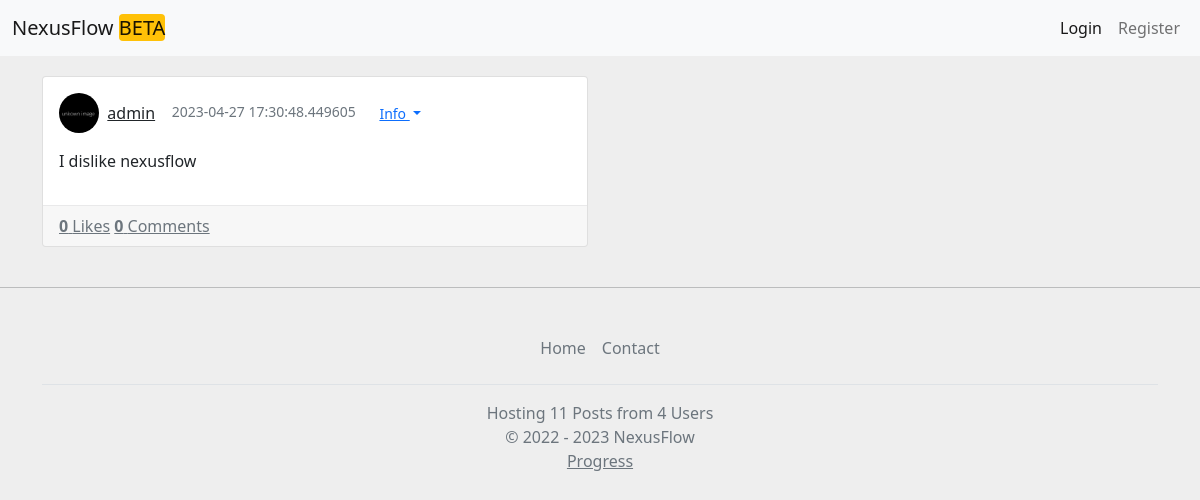
/p/ae015812-6bf9-42d4-81f6-9f0557147a18, run on the app's committed database.
### app.py (models this page shows)
class Serializer(object):
	def serialize(self):
		return {c: getattr(self, c) for c in inspect(self).attrs.keys()}
	@staticmethod
	def serialize_list(l):
		return [m.serialize() for m in l]

class Users(db.Model, Serializer):
	id = db.Column(db.Integer, primary_key=True)
	public_id = db.Column(db.String())
	ip = db.Column(db.String(), default="")
	email = db.Column(db.String(), default="")
	bio = db.Column(db.String(150), default="")
	name = db.Column(db.String(50))
	password = db.Column(db.String(500))
	pfpurl = db.Column(db.String(150))
	likedposts = db.Column(db.String(), default="")
	followers = db.Column(db.String(), default="")
	followercount = db.Column(db.Integer, default=0)
	followingcount = db.Column(db.Integer, default=0)
	following = db.Column(db.String(), default="")
	blocked = db.Column(db.String(), default="")
	posts = db.Column(db.String(), default="")
	algmod = db.Column(db.Integer, default=0)
	postallow = db.Column(db.Boolean, default=False)
	admin = db.Column(db.Boolean, default=False)

class Posts(db.Model):
	id = db.Column(db.Integer, primary_key=True, autoincrement=True)
	pub_id = db.Column(db.String(75))
	date_created = db.Column(db.DateTime, default=datetime.utcnow)
	content = db.Column(db.String(750))
	parentpost = db.Column(db.String())
	creator = db.Column(db.String(50))
	subpost = db.Column(db.String())
	likes = db.Column(db.Integer)
	comments = db.Column(db.Integer)
	sent = db.Column(db.Float)
	del_allow = db.Column(db.Boolean)
	isreply = db.Column(db.Boolean)
	edited = db.Column(db.Boolean)

### app.py (the view, shortened to what this page needs)
@app.route('/p/<string:post_id>')
def getpost(post_id):
	myuser = getuserfromtoken(request.cookies.get('token'))
	if myuser == None:
		myuser = {}
	try:
		post = Posts.query.filter_by(pub_id=post_id).first()
		create = Users.query.filter_by(public_id=post.creator).first()
		post = post.__dict__
		create = create.__dict__
		time = post['date_created'].strftime("%Y-%m-%d %H:%M:%S")
		subposts = post['subpost']
		sub = []
		subcreate = []
		if subposts == None:
			sub = []
		return render_template('postview.html',
		                       post=post,
		                       create=create,
		                       time=time,
		                       myuser=myuser,
		                       sub=sub,
		                       subcreate=subcreate)
	except Exception as e:
		return "Unknown Post<br>" + str(e)

### app.py (called while the page is built, shortened)
def getpostcount():
	return len(Posts.query.all())

def getusercount():
	return len(Users.query.all())

@app.context_processor
def inject_now():
	return {'now': datetime.utcnow(), 'domain': domain, 'postcount':getpostcount(), 'usercount':getusercount()}

def getuserfromtoken(token):
	if not token:
		return None

### templates/postview.html (shortened to what this page needs)
<!DOCTYPE html>
<html lang="en">
<head>
    <link href="https://cdn.jsdelivr.net/npm/bootstrap@5.0.0/dist/css/bootstrap.min.css" rel="stylesheet" >
</head>
<body>
    {% set user = myuser %}
{% include "header.html" %}
{% include 'post.html' %}
{% if myuser != {} %}
<textarea class="form-control" id="comment{{post['pub_id']}}" rows="3" placeholder="Add a comment..." id="replytxt"></textarea><button class="btn btn-primary" onclick="comment()">Comment</button>
<br>
{% else %}
	<hr>
{% endif %}
	{% include "footer.html" %}
</body>
</html>

### templates/post.html (shortened to what this page needs)
<div class="container posts-content">
    <div class="row">
        <div class="col-lg-6">
            <div class="card mb-4">
              <div class="card-body">
                <div class="media mb-3">
                  <div class="d-flex align-items-center">
                    <img src="{{create['pfpurl']}}" class="rounded-circle" alt="" width="40px" height="40px"> &nbsp;&nbsp;
                    <div class="media-body ml-3">
                      <a href="/u/{{create['name']}}">{{create['name']}}{% if create.admin == True %} </a> <span class="badge bg-success rounded-pill">Admin</span> {% else%} </a> {% endif %}
                    </div>&nbsp;&nbsp;&nbsp;&nbsp;
                    <div class="text-muted small">{{post['date_created']}} &nbsp;&nbsp;
<div class="btn-group">
  <button type="button" class="btn btn-link dropdown-toggle btn-sm" data-bs-toggle="dropdown" aria-expanded="false">
    Info
  </button>
</div>
</div>
                  </div>
                </div>
                <div id="content{{post['pub_id']}}">
                <p id="content-text{{post['pub_id']}}">
									{{post['content']|markdown}}
                </p>
                </div>
              </div>
              <div class="card-footer">
                <a href="javascript:send('{{post['pub_id']}}')" class="d-inline-block text-muted">
                  {% if post['pub_id'] in likes %}
                  <strong>{{post['likes']}}</strong> Liked
              {% else %}
                  <strong>{{post['likes']}}</strong> Likes
              {% endif %}
                </a>
                <a href="/p/{{post['pub_id']}}" class="d-inline-block text-muted ml-3">
                    <strong>{{post['comments']}}</strong> Comments
                </a>
              </div>
            </div>
        </div>
</div>
</div>

### templates/postview.html (style rules this page uses)
body { background:#eee; }
a { color: inherit; }
.posts-content { margin-top:20px; }
.d-flex, .d-inline-flex, .media, .media>:not(.media-body), .jumbotron, .card { -ms-flex-negative: 1; flex-shrink: 1; }
.card-footer, .card hr { border-color: rgba(24,28,33,0.06); }

### templates/header.html (style rules this page uses)
body { overflow-x:hidden; background:#eee; }

### data on the page
Users: pfpurl (picture), name "admin"
Posts: content "I dislike nexusflow"

### other printed values
{{ post['date_created'] }} "2023-04-27 17:30:48.449605"
{{ post['likes'] }} "0"
{{ post['comments'] }} "0"
{{ postcount }} "11"
{{ usercount }} "4"
